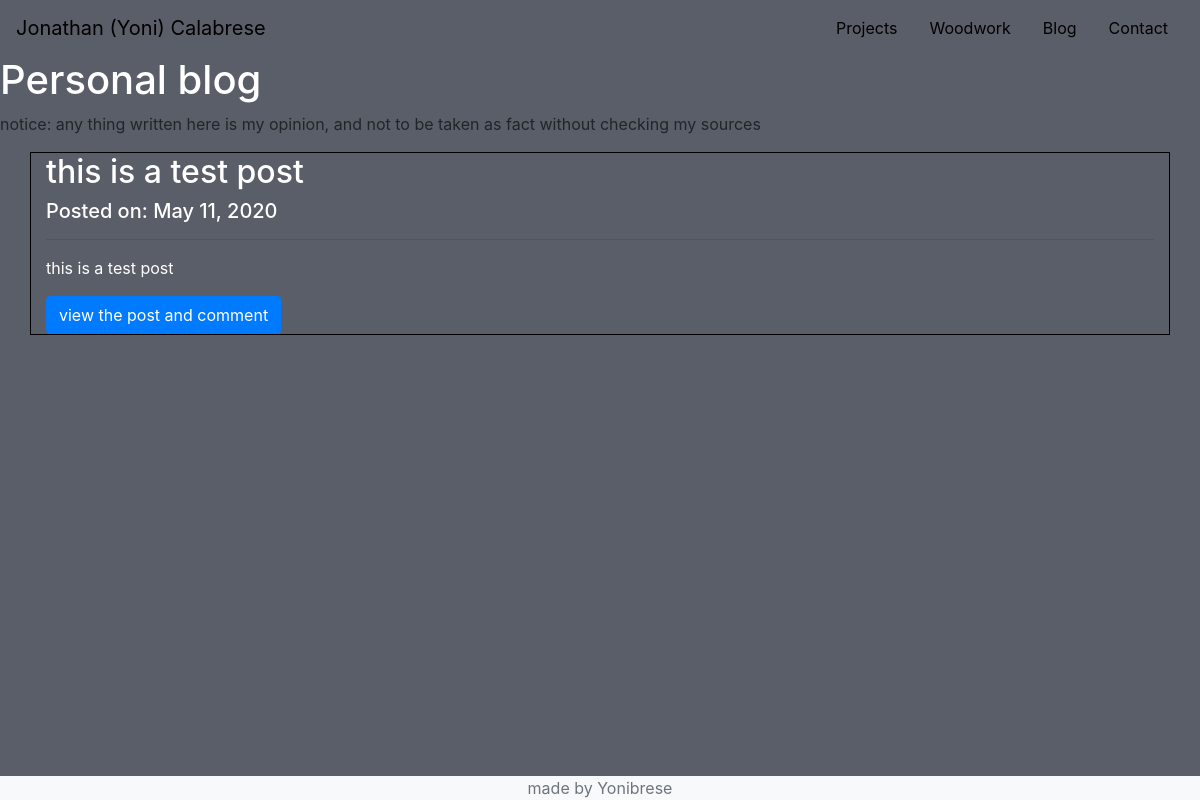
Before: /blog/ with the older database file.
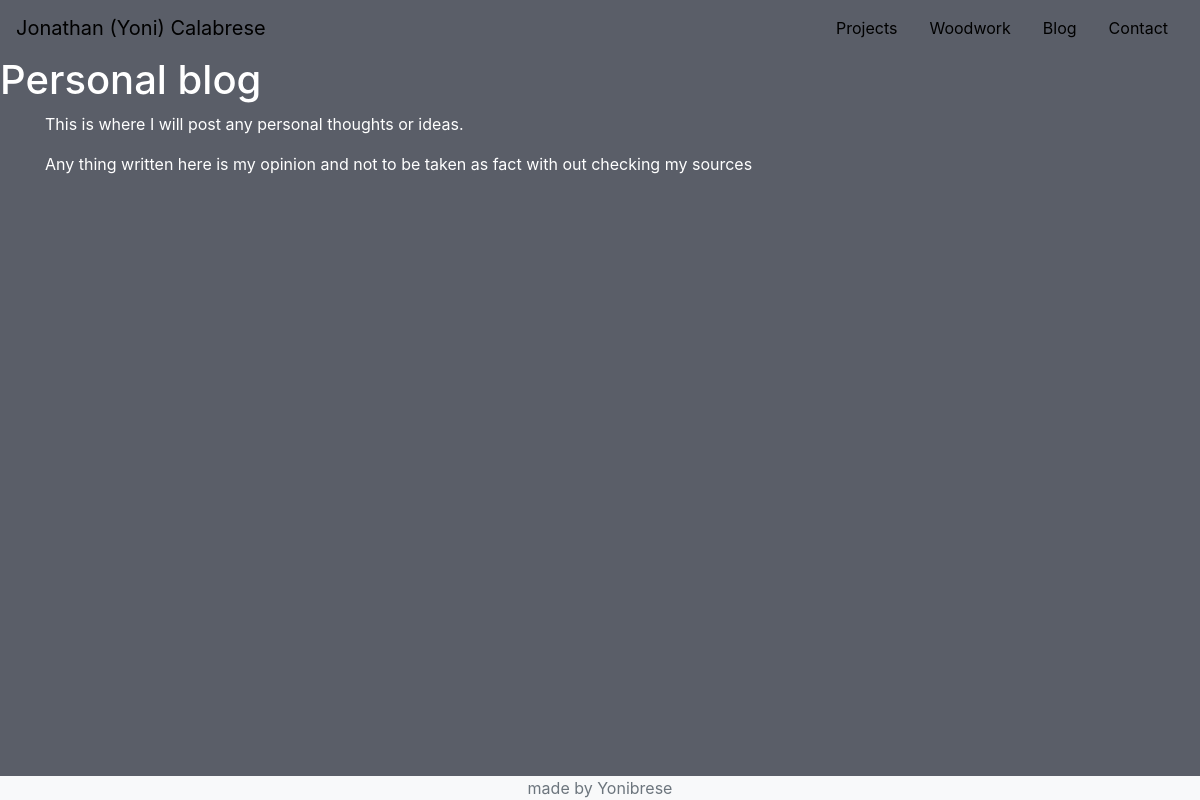
After: the same page with the newer database file.
### blog/models.py (models this page shows)
class BlogPost(models.Model):
    title = models.CharField(max_length=100)
    date_added = models.DateField(auto_now=True)
    blog_text = models.TextField(null=True)
    comment = models.ManyToManyField(Comment, blank=True)

### blog/views.py (the view)
# urls.py: path('', views.blog, name='blog'),
def blog(request):
    posts = models.BlogPost.objects.all().order_by('-date_added')
    return render(request, 'blog/blog.html', {'posts': posts})

### blog/templates/blog/blog.html (shortened to what this page needs)
{% extends 'base.html' %}
{% block content %}
    <div id="blog_page">
        <h1>Personal blog</h1>
        {% if not posts  %}
        <div class="container" id="blog_notice">
            <p>This is where I will post any personal thoughts or ideas.</p>
            <p>Any thing written here is my opinion and not to be taken as fact with out checking my sources</p>
        </div>
        {% else %}
        <p>notice: any thing written here is my opinion, and not to be taken as fact without checking my sources</p>
        {% for post in posts %}
        <div id="post" class="container">
            <h2>{{ post.title }}</h2>
            <h5> Posted on: {{ post.date_added }} </h5>
            <hr>
            <p>{{ post.blog_text|truncatechars:250 }}</p>
            <a href="{% url 'comment' id=post.id %}" class="btn btn-primary">view the post and comment</a>
        </div>
        {% endfor %}
        {% endif %}
    </div>
{% endblock %}

Changed rows visible on the page:
removed BlogPost: title "this is a test post", date_added "May 11, 2020", blog_text "this is a test post"
Other visible differences:
text no longer shown: "notice: any thing written here is my opinion, and not to be taken as fact without checking my sources"
text now shown: "This is where I will post any personal thoughts or ideas. Any thing written here is my opinion and not to be taken as fact with out checking my sources"
